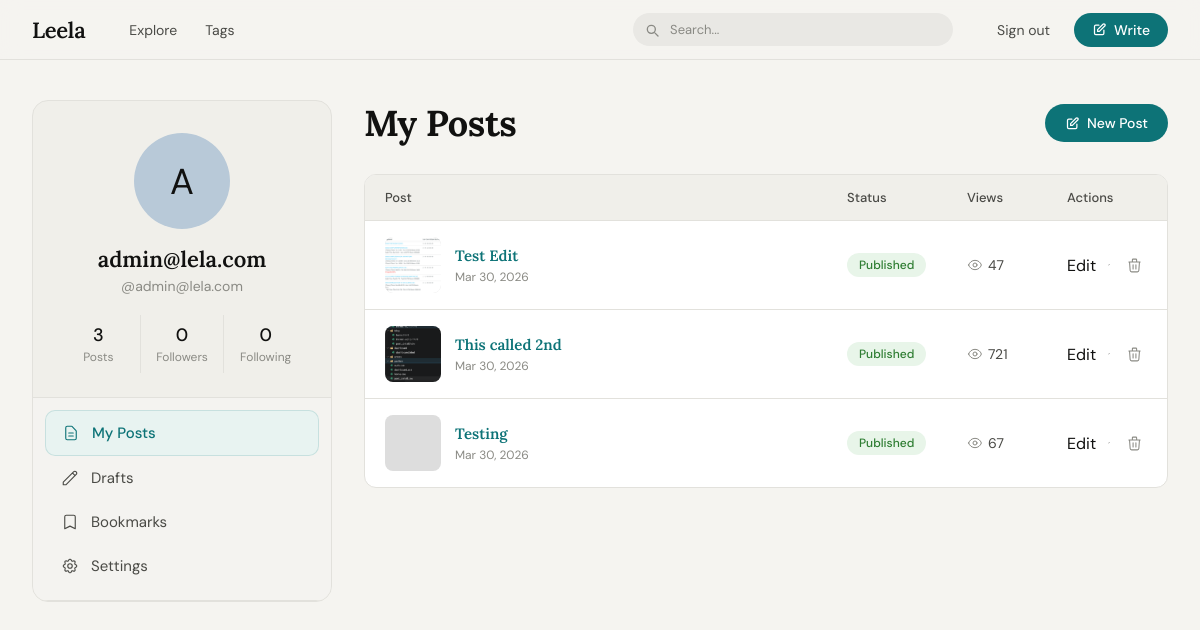
The app's page /dashboard/ (signed in), older data.
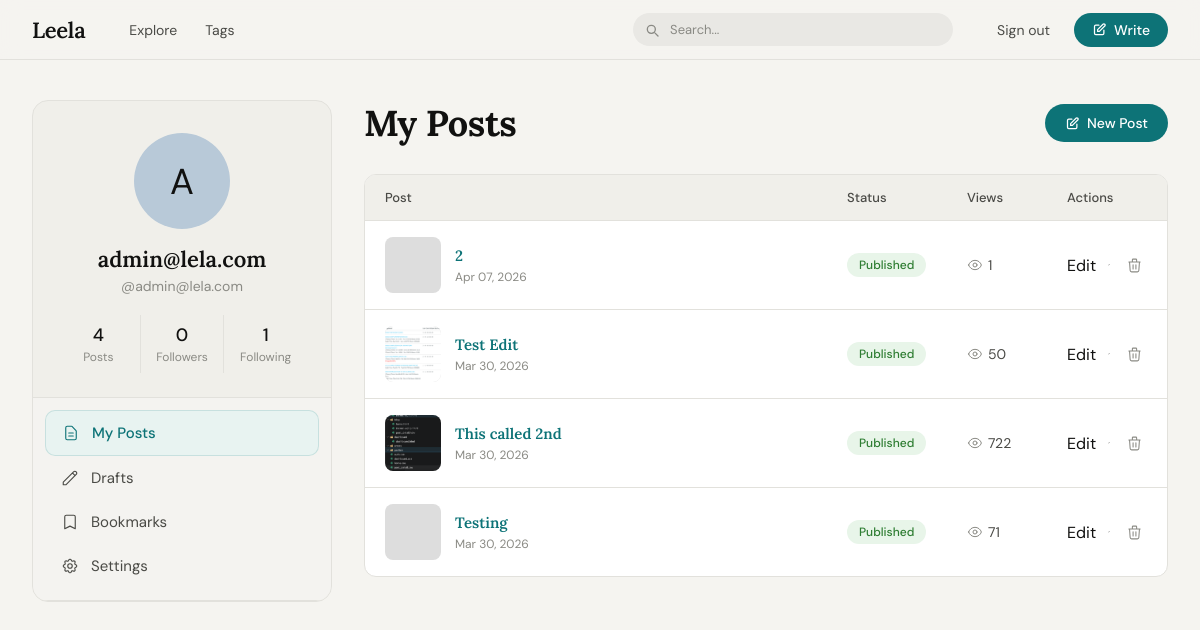
The same page, newer data.
### blog/models.py (models this page shows, shortened)
class User(AbstractUser):
    bio       = models.TextField(blank=True)
    avatar    = models.ImageField(upload_to='avatars/', blank=True, null=True)
    website   = models.URLField(blank=True)
    followers = models.ManyToManyField(
        'self',
        symmetrical=False,
        related_name='following',
        blank=True
    )
    def follower_count(self):
        return self.followers.count()
    def following_count(self):
        return self.following.count()

class Post(models.Model):
    STATUS_CHOICES = [
        ('draft',     'Draft'),
        ('published', 'Published'),
    ]
    title       = models.CharField(max_length=300)
    slug        = models.SlugField(unique=True, blank=True, max_length=320)
    body        = models.TextField()          # stores Quill HTML
    cover_image = models.ImageField(upload_to='covers/', blank=True, null=True)
    excerpt     = models.TextField(max_length=300, blank=True)
    author      = models.ForeignKey(
        User,
        on_delete=models.CASCADE,
        related_name='posts'
    )
    category    = models.ForeignKey(
        Category,
        on_delete=models.SET_NULL,
        null=True, blank=True,
        related_name='posts'
    )
    tags        = models.ManyToManyField(Tag, blank=True, related_name='posts')
    status      = models.CharField(max_length=10, choices=STATUS_CHOICES, default='draft')
    views       = models.PositiveIntegerField(default=0)
    read_time   = models.PositiveIntegerField(default=1)  # minutes
    created_at  = models.DateTimeField(auto_now_add=True)
    updated_at  = models.DateTimeField(auto_now=True)
    class Meta:
        ordering = ['-created_at']

### blog/views.py (the view)
# urls.py: path('dashboard/', views.dashboard, name='dashboard'),
@login_required
def dashboard(request):
    posts = Post.objects.filter(
        author=request.user, status='published'
    ).order_by('-created_at')
    drafts_count = Post.objects.filter(
        author=request.user, status='draft'
    ).count()
    return render(request, 'dashboard/my_posts.html', {
        'posts':        posts,
        'drafts_count': drafts_count,
        'active_tab':   'my_posts',
    })

### blog/templates/dashboard/my_posts.html (shortened to what this page needs)
{% extends 'dashboard/base.html' %}
{%block content %}
<div class="panel-header">
  <h1 class="panel-title">My Posts</h1>
  <a class="btn-new-post" href="{% url 'post_create' %}">
    <svg
      xmlns="http://www.w3.org/2000/svg"
      fill="none"
      viewBox="0 0 24 24"
      stroke="currentColor"
    >
      <path
        stroke-linecap="round"
        stroke-linejoin="round"
        stroke-width="2"
        d="M11 5H6a2 2 0 00-2 2v11a2 2 0 002 2h11a2 2 0 002-2v-5m-1.414-9.414a2 2 0 112.828 2.828L11.828 15H9v-2.828l8.586-8.586z"
      />
    </svg>
    New Post
  </a>
</div>
<div class="table-wrap">
  <div class="table-head posts-cols">
    <span>Post</span><span>Status</span><span>Views</span><span>Actions</span>
  </div>
  {% for post in posts %}
  <div class="table-row posts-cols" id="row-{{ post.slug }}">
    <div class="post-cell">
      <div class="post-thumb">
        {% if post.cover_image %}
        <img src="{{ post.cover_image.url }}" alt="" />
        {% endif %}
      </div>
      <div>
        <a href="{% url 'post_detail' post.slug %}" class="post-cell-title">
          {{ post.title }}
        </a>
        <div class="post-cell-date">{{ post.created_at|date:"M d, Y" }}</div>
      </div>
    </div>
    <div><span class="status-badge status-published">Published</span></div>
    <div class="views-cell">
      {{ post.views }}
    </div>
    <div class="actions-cell">
      <a href="{% url 'post_edit' post.slug %}">Edit</a>
      <button
        class="action-icon del"
        onclick="deletePost('{{ post.slug }}')"
        title="Delete"
      >
        <svg
          xmlns="http://www.w3.org/2000/svg"
          fill="none"
          viewBox="0 0 24 24"
          stroke="currentColor"
        >
          <path
            stroke-linecap="round"
            stroke-linejoin="round"
            stroke-width="1.5"
            d="M19 7l-.867 12.142A2 2 0 0116.138 21H7.862a2 2 0 01-1.995-1.858L5 7m5 4v6m4-6v6m1-10V4a1 1 0 00-1-1h-4a1 1 0 00-1 1v3M4 7h16"
          />
        </svg>
      </button>
    </div>
  </div>
  {% endfor %}
</div>
{% endblock %}

### blog/templates/dashboard/base.html (shortened to what the changed rows need)
{% load static %}
<!doctype html>
<html lang="en">
  <head>
    <link rel="stylesheet" href="{% static 'blog/css/dashboard.css' %}" />
  </head>
  <body>
    <div class="page">
      <aside class="sidebar">
        <div class="profile-block">
          <div class="avatar-wrap">
            {% if request.user.avatar %}
            <img
              src="{{ request.user.avatar.url }}"
              style="
                width: 100%;
                height: 100%;
                object-fit: cover;
                border-radius: 50%;
              "
              alt="{{ request.user.username }}"
            />
            {% else %} {{ request.user.username|first|upper }} {% endif %}
          </div>
          <div class="profile-name">
            {{ request.user.get_full_name|default:request.user.username }}
          </div>
          <div class="profile-handle">@{{ request.user.username }}</div>
          <div class="stats-row">
            <div class="stat">
              <span class="stat-num">{{ request.user.posts.count }}</span>
              <span class="stat-label">Posts</span>
            </div>
            <div class="stat">
              <span class="stat-num">{{ request.user.follower_count }}</span>
              <span class="stat-label">Followers</span>
            </div>
            <div class="stat">
              <span class="stat-num">{{ request.user.following_count }}</span>
              <span class="stat-label">Following</span>
            </div>
          </div>
        </div>
      </aside>
      <main class="main-panel">
         {% block content %}{% endblock %}
      </main>
    </div>
  </body>
</html>

Row changes from the older to the newer data that the page shows:
changed User "admin@lela.com": user.posts.count "3" → "4"; user.following_count "0" → "1"
added Post: title "2", created_at "Apr 07, 2026", views "1"
changed Post "Test Edit": views "47" → "50"
changed Post "This called 2nd": views "721" → "722"
changed Post "Testing": views "67" → "71"
